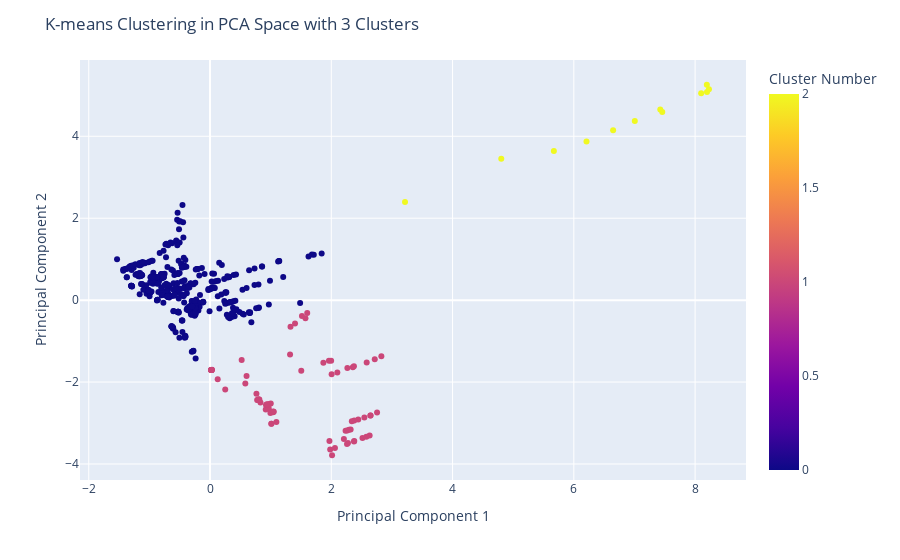

The cell this chart's notebook holds for it:
### Markdown cell above
### Clustering Plot (2)

### Code cell
#| code-fold: true
pca = PCA(n_components=2)
data_standardized['PCA1'] = reduced_data[:, 0]
data_standardized['PCA2'] = reduced_data[:, 1]

kmeans_pca = KMeans(n_clusters=3, random_state=42)
kmeans_pca.fit(reduced_data)
data_standardized['cluster_number_pca'] = kmeans_pca.labels_


hover_data = data_standardized[['Country']]

fig = px.scatter(data_standardized, x='PCA1', y='PCA2', color='cluster_number_pca', hover_data=hover_data,
                 labels={'cluster_number_pca': 'Cluster Number', 'PCA1': 'Principal Component 1', 'PCA2': 'Principal Component 2'})

fig.update_layout(title='K-means Clustering in PCA Space with 3 Clusters', xaxis_title='Principal Component 1', yaxis_title='Principal Component 2')
fig.show()

### Figure 1 — Plotly figure (JSON) as saved in the notebook; plotly's stock layout.template omitted (floating-point values rounded to 4 significant figures; data arrays with more than 128 entries replaced by an {"elided": "..."} marker saying what was removed)
{"data": [{"customdata": {"elided": "516x1 float values"}, "hovertemplate": "Principal Component 1=%{x}<br>Principal Component 2=%{y}<br>Country=%{customdata[0]}<br>Cluster Number=%{marker.color}<extra></extra>", "legendgroup": "", "marker": {"color": {"elided": "516 int values"}, "coloraxis": "coloraxis", "symbol": "circle"}, "mode": "markers", "name": "", "orientation": "v", "showlegend": false, "type": "scatter", "x": {"elided": "516 float values"}, "xaxis": "x", "y": {"elided": "516 float values"}, "yaxis": "y"}], "layout": {"coloraxis": {"colorbar": {"title": {"text": "Cluster Number"}}, "colorscale": [[0, "#0d0887"], [0.1111, "#46039f"], [0.2222, "#7201a8"], [0.3333, "#9c179e"], [0.4444, "#bd3786"], [0.5556, "#d8576b"], [0.6667, "#ed7953"], [0.7778, "#fb9f3a"], [0.8889, "#fdca26"], [1, "#f0f921"]]}, "legend": {"tracegroupgap": 0}, "margin": {"t": 60}, "title": {"text": "K-means Clustering in PCA Space with 3 Clusters"}, "xaxis": {"anchor": "y", "domain": [0, 1], "title": {"text": "Principal Component 1"}}, "yaxis": {"anchor": "x", "domain": [0, 1], "title": {"text": "Principal Component 2"}}}}
